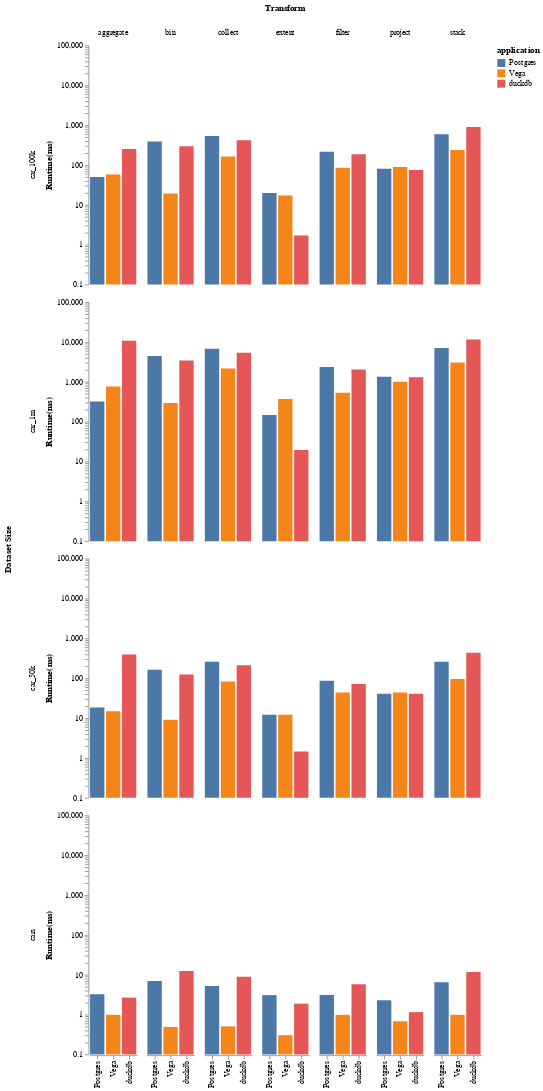

This figure's Vega-Lite source:
### Vega-Lite specification from a JSON file in a GitHub repository (floating-point values rounded to 4 significant figures; data arrays with more than 128 entries replaced by an {"elided": "..."} marker saying what was removed)
{"data": {"values": {"elided": "840 records"}}, "transform": [{"calculate": "datum.name == 'vg' ? 'Vega' : datum.name == 'duck'?'duckdb':'Postgres'", "as": "application"}], "mark": "bar", "encoding": {"x": {"field": "application", "axis": {"title": ""}}, "y": {"aggregate": "average", "field": "runtime", "title": "Runtime(ms)", "axis": {"grid": false}, "scale": {"type": "log"}}, "column": {"field": "transform", "type": "nominal", "spacing": 10, "title": "Transform"}, "row": {"field": "dataset", "title": "Dataset Size"}, "color": {"field": "application"}}, "config": {"view": {"stroke": "transparent"}, "axis": {"domainWidth": 1}}}
